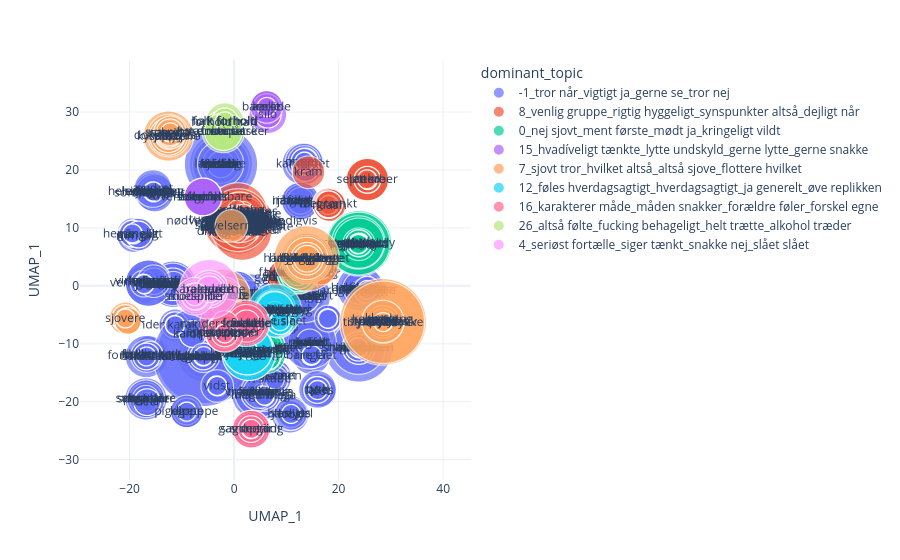

This figure's notebook cell:
### Code cell
word_map = word_map(topic_data)  # Generate the figure
word_map.show()  # Display the plot

word_map.write_html('/work/Ccp-MePSDA/output/plots/bts_word_map.html')

### Figure 1 — Plotly figure (JSON) as saved in the notebook; plotly's stock layout.template omitted (floating-point values rounded to 4 significant figures; data arrays with more than 128 entries replaced by an {"elided": "..."} marker saying what was removed)
{"data": [{"customdata": {"elided": "5400x2 str values"}, "hovertemplate": "dominant_topic=-1_tror når_vigtigt ja_gerne se_tror nej<br>frequency=%{marker.size}<br>word=%{customdata[0]}<extra></extra>", "legendgroup": "-1_tror når_vigtigt ja_gerne se_tror nej", "marker": {"color": "#636efa", "size": {"elided": "5400 int values"}, "sizemode": "area", "sizeref": 0.0028, "symbol": "circle"}, "mode": "markers+text", "name": "-1_tror når_vigtigt ja_gerne se_tror nej", "showlegend": true, "text": {"elided": "5400 str values"}, "type": "scattergl", "x": {"elided": "5400 float values"}, "xaxis": "x", "y": {"elided": "5400 float values"}, "yaxis": "y"}, {"customdata": {"elided": "7405x2 str values"}, "hovertemplate": "dominant_topic=8_venlig gruppe_rigtig hyggeligt_synspunkter altså_dejligt når<br>frequency=%{marker.size}<br>word=%{customdata[0]}<extra></extra>", "legendgroup": "8_venlig gruppe_rigtig hyggeligt_synspunkter altså_dejligt når", "marker": {"color": "#EF553B", "size": {"elided": "7405 int values"}, "sizemode": "area", "sizeref": 0.0028, "symbol": "circle"}, "mode": "markers+text", "name": "8_venlig gruppe_rigtig hyggeligt_synspunkter altså_dejligt når", "showlegend": true, "text": {"elided": "7405 str values"}, "type": "scattergl", "x": {"elided": "7405 float values"}, "xaxis": "x", "y": {"elided": "7405 float values"}, "yaxis": "y"}, {"customdata": {"elided": "683x2 str values"}, "hovertemplate": "dominant_topic=0_nej sjovt_ment første_mødt ja_kringeligt vildt<br>frequency=%{marker.size}<br>word=%{customdata[0]}<extra></extra>", "legendgroup": "0_nej sjovt_ment første_mødt ja_kringeligt vildt", "marker": {"color": "#00cc96", "size": {"elided": "683 int values"}, "sizemode": "area", "sizeref": 0.0028, "symbol": "circle"}, "mode": "markers+text", "name": "0_nej sjovt_ment første_mødt ja_kringeligt vildt", "showlegend": true, "text": {"elided": "683 str values"}, "type": "scattergl", "x": {"elided": "683 float values"}, "xaxis": "x", "y": {"elided": "683 float values"}, "yaxis": "y"}, {"customdata": {"elided": "318x2 str values"}, "hovertemplate": "dominant_topic=15_hvadíveligt tænkte_lytte undskyld_gerne lytte_gerne snakke<br>frequency=%{marker.size}<br>word=%{customdata[0]}<extra></extra>", "legendgroup": "15_hvadíveligt tænkte_lytte undskyld_gerne lytte_gerne snakke", "marker": {"color": "#ab63fa", "size": {"elided": "318 int values"}, "sizemode": "area", "sizeref": 0.0028, "symbol": "circle"}, "mode": "markers+text", "name": "15_hvadíveligt tænkte_lytte undskyld_gerne lytte_gerne snakke", "showlegend": true, "text": {"elided": "318 str values"}, "type": "scattergl", "x": {"elided": "318 float values"}, "xaxis": "x", "y": {"elided": "318 float values"}, "yaxis": "y"}, {"customdata": {"elided": "764x2 str values"}, "hovertemplate": "dominant_topic=7_sjovt tror_hvilket altså_altså sjove_flottere hvilket<br>frequency=%{marker.size}<br>word=%{customdata[0]}<extra></extra>", "legendgroup": "7_sjovt tror_hvilket altså_altså sjove_flottere hvilket", "marker": {"color": "#FFA15A", "size": {"elided": "764 int values"}, "sizemode": "area", "sizeref": 0.0028, "symbol": "circle"}, "mode": "markers+text", "name": "7_sjovt tror_hvilket altså_altså sjove_flottere hvilket", "showlegend": true, "text": {"elided": "764 str values"}, "type": "scattergl", "x": {"elided": "764 float values"}, "xaxis": "x", "y": {"elided": "764 float values"}, "yaxis": "y"}, {"customdata": {"elided": "518x2 str values"}, "hovertemplate": "dominant_topic=12_føles hverdagsagtigt_hverdagsagtigt_ja generelt_øve replikken<br>frequency=%{marker.size}<br>word=%{customdata[0]}<extra></extra>", "legendgroup": "12_føles hverdagsagtigt_hverdagsagtigt_ja generelt_øve replikken", "marker": {"color": "#19d3f3", "size": {"elided": "518 int values"}, "sizemode": "area", "sizeref": 0.0028, "symbol": "circle"}, "mode": "markers+text", "name": "12_føles hverdagsagtigt_hverdagsagtigt_ja generelt_øve replikken", "showlegend": true, "text": {"elided": "518 str values"}, "type": "scattergl", "x": {"elided": "518 float values"}, "xaxis": "x", "y": {"elided": "518 float values"}, "yaxis": "y"}, {"customdata": {"elided": "389x2 str values"}, "hovertemplate": "dominant_topic=16_karakterer måde_måden snakker_forældre føler_forskel egne<br>frequency=%{marker.size}<br>word=%{customdata[0]}<extra></extra>", "legendgroup": "16_karakterer måde_måden snakker_forældre føler_forskel egne", "marker": {"color": "#FF6692", "size": {"elided": "389 int values"}, "sizemode": "area", "sizeref": 0.0028, "symbol": "circle"}, "mode": "markers+text", "name": "16_karakterer måde_måden snakker_forældre føler_forskel egne", "showlegend": true, "text": {"elided": "389 str values"}, "type": "scattergl", "x": {"elided": "389 float values"}, "xaxis": "x", "y": {"elided": "389 float values"}, "yaxis": "y"}, {"customdata": {"elided": "240x2 str values"}, "hovertemplate": "dominant_topic=26_altså følte_fucking behageligt_helt trætte_alkohol træder<br>frequency=%{marker.size}<br>word=%{customdata[0]}<extra></extra>", "legendgroup": "26_altså følte_fucking behageligt_helt trætte_alkohol træder", "marker": {"color": "#B6E880", "size": {"elided": "240 int values"}, "sizemode": "area", "sizeref": 0.0028, "symbol": "circle"}, "mode": "markers+text", "name": "26_altså følte_fucking behageligt_helt trætte_alkohol træder", "showlegend": true, "text": {"elided": "240 str values"}, "type": "scattergl", "x": {"elided": "240 float values"}, "xaxis": "x", "y": {"elided": "240 float values"}, "yaxis": "y"}, {"customdata": {"elided": "202x2 str values"}, "hovertemplate": "dominant_topic=4_seriøst fortælle_siger tænkt_snakke nej_slået slået<br>frequency=%{marker.size}<br>word=%{customdata[0]}<extra></extra>", "legendgroup": "4_seriøst fortælle_siger tænkt_snakke nej_slået slået", "marker": {"color": "#FF97FF", "size": {"elided": "202 int values"}, "sizemode": "area", "sizeref": 0.0028, "symbol": "circle"}, "mode": "markers+text", "name": "4_seriøst fortælle_siger tænkt_snakke nej_slået slået", "showlegend": true, "text": {"elided": "202 str values"}, "type": "scattergl", "x": {"elided": "202 float values"}, "xaxis": "x", "y": {"elided": "202 float values"}, "yaxis": "y"}], "layout": {"legend": {"itemsizing": "constant", "title": {"text": "dominant_topic"}, "tracegroupgap": 0}, "margin": {"t": 60}, "xaxis": {"anchor": "y", "domain": [0, 1], "title": {"text": "UMAP_1"}}, "yaxis": {"anchor": "x", "domain": [0, 1], "title": {"text": "UMAP_1"}}}}
